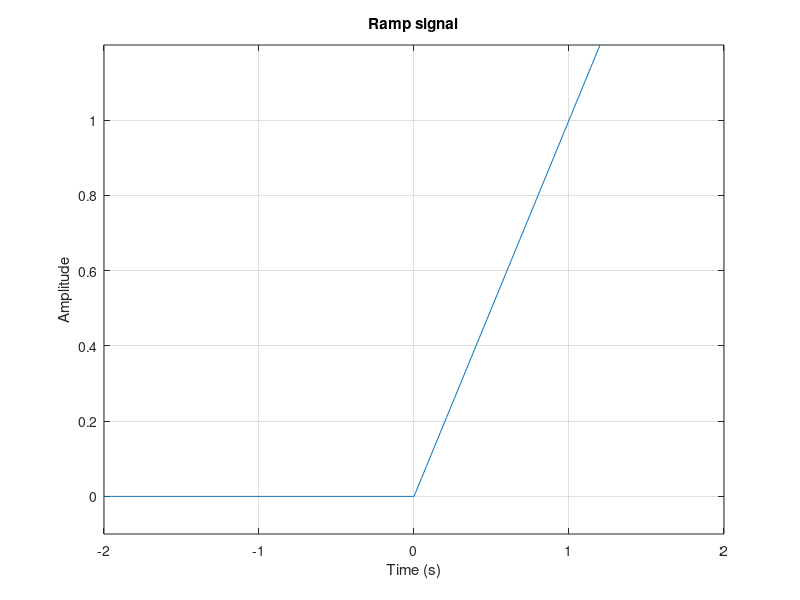

Here is the MATLAB script that generated this plot:
%name: Muhtasim Redwan
%date: 18/09/2024
%description: ramp signal 

duration = 4;
fs = 100; % sampling frequency

t = -duration/2:1/fs:duration/2;

ramp = zeros(1,length(t));

for i=1:length(t)
    if t(i) >= 0
        ramp(i) = t(i);
    end
end

plot(t, ramp);
ylim([-.1 1.2]);
xlabel("Time (s)");
ylabel("Amplitude");
title("Ramp signal");
grid on;